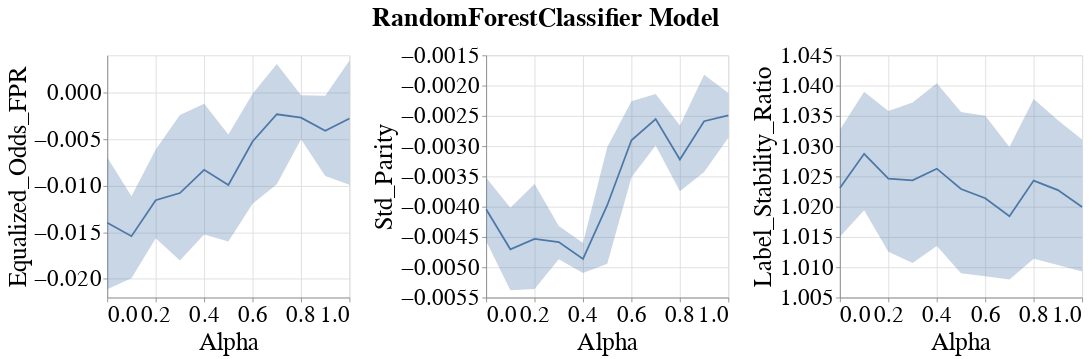

Notebook cell for this chart:
### Markdown cell above
### Line band plots for group metrics

### Code cell
visualizer.create_group_metrics_line_band_plot(group='SEX&RAC1P',
                                               model_name=MODEL_NAMES[0],
                                               group_metrics=['Equalized_Odds_FPR', 'Std_Parity', 'Label_Stability_Ratio'])
